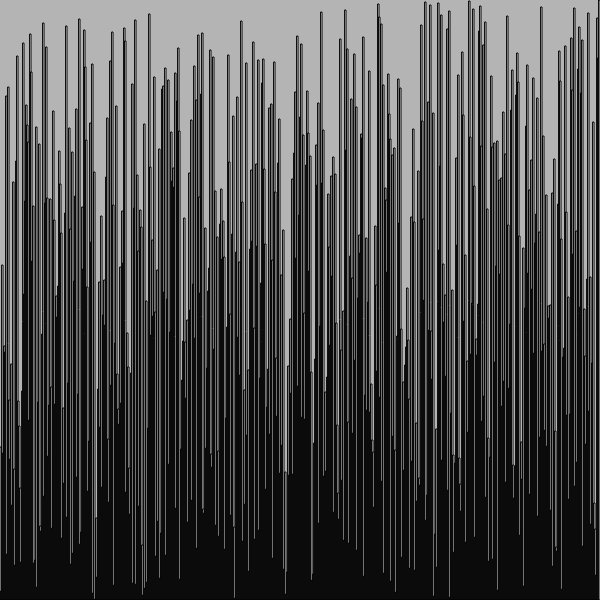
Frame 1 (no input)
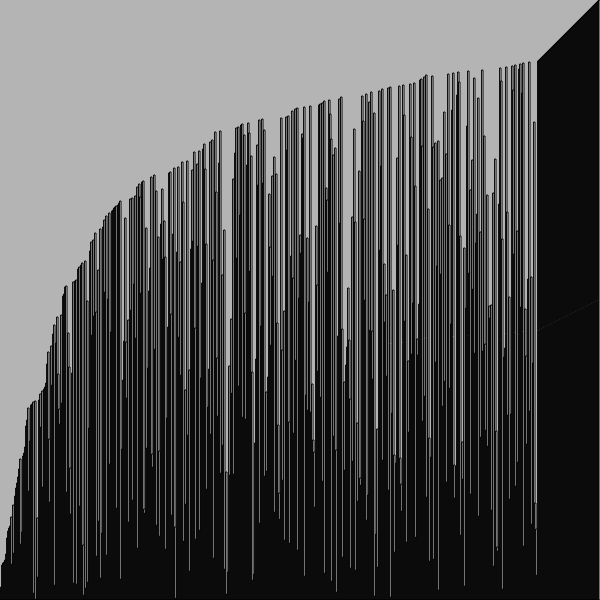
Frame 60 (no input)
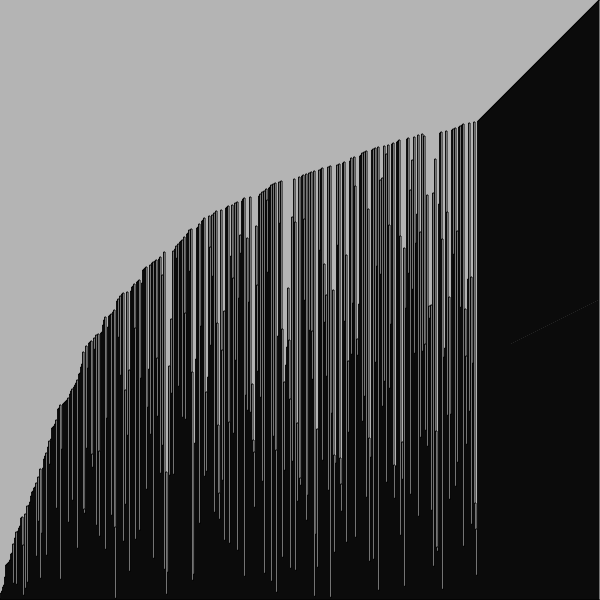
Frame 120 (the mouse pressed at the canvas centre since frame 60)

The p5.js sketch that drew these frames (run headless with seeded random() and noise() and a simulated clock; from frame 60 on, the mouse is pressed at the canvas centre):

// p5.js sketch
// ── sketch.js
let ary  = new Array(600);

function setup() {
  createCanvas(600, 600);
  crtArray(ary);
  shufleArray(ary);
}

function draw() {
  background(180);
  bubleShort(ary);
  showArray(ary);
}

function bubleShort(array){
    for(let i = 0; i <array.length-1; i++ ){
      if(array[i]>array[i+1]){
        let temp;
        temp = array[i+1];
        array[i+1] = array[i];
        array[i] = temp;
      }
  }
}

function crtArray(array){
  for(let i = 1; i <= array.length; i++ ){
    array[i-1] = i; 
  }
}

function showArray(array){
  let size = (width)/array.length;
  for(let i = 0; i < array.length; i++ ){
    fill(255);
    rectMode(CORNER);
    rect(i*size,width-(array[i]*size),size,array[i]*size);
  }
}


function shufleArray(array){
  for (let i = array.length - 1; i >= 0; i--) {
    let j = Math.floor(Math.random() * (i + 1));
    let temp = array[i];
    array[i] = array[j];
    array[j] = temp;
  }
}
